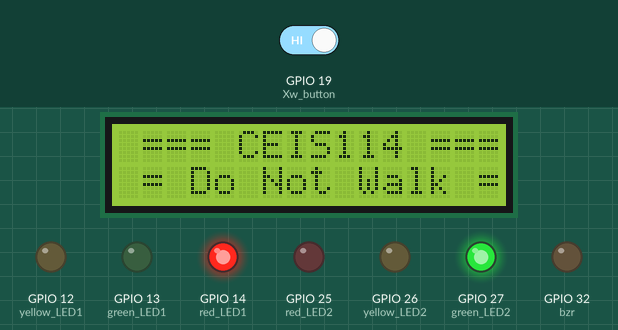
A sketch run on a simulated ESP32. On the bench: 16×2 character LCD, output pins drawn as LEDs (lit = HIGH). The test bench sets the inputs (shaded band); at power-on: GPIO 19 (Xw_button) HIGH. What the sketch prints to the serial monitor is not drawn.

Above: at 1.2 s.
1.3 s: GPIO 19 (Xw_button) driven LOW
At 7.0 s:
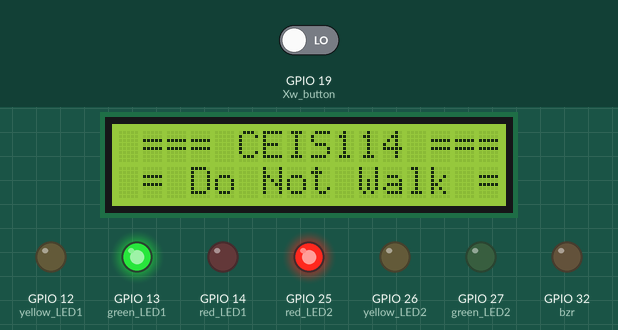
At 11.0 s:
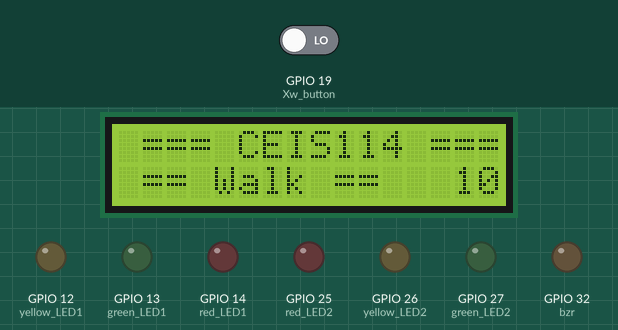
11.3 s: GPIO 19 (Xw_button) driven HIGH
At 25.6 s:
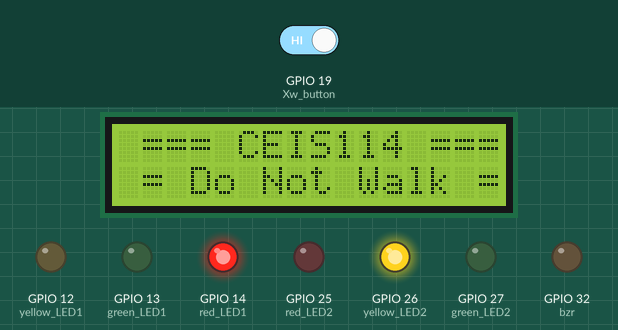
Timing chart, 0 to 28.9 s (numbered marks = the images above; inputs shaded):
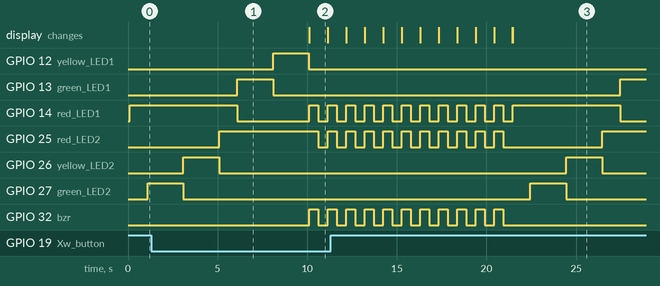

Measured:
- after the input at 1.3 s, GPIO 32 (bzr): LOW → HIGH after 8.8 s, → LOW 0.50 s later, → HIGH 0.53 s later; the display: changes after 8.8 s (image 2)
- after the input at 11.3 s, GPIO 13 (green_LED1): LOW → HIGH after 16.2 s; GPIO 26 (yellow_LED2): LOW → HIGH after 13.2 s, → LOW 2.0 s later; GPIO 27 (green_LED2): LOW → HIGH after 11.2 s, → LOW 2.0 s later; GPIO 32 (bzr): goes on until 20.9 s, then stays LOW; the display: first differs from a run without the input after 10.2 s (image 3)
- what the display in image 2 shows lasts 1.1 s, from 10.1 s to 11.2 s

The sketch:

Adruino_Mod6.ino
```cpp
#include <LiquidCrystal_I2C.h>

// === Faith Burnett ====
// Module #6 project
#include <Wire.h>  //lcd
#include <LiquidCrystal_I2C.h> //lcd
LiquidCrystal_I2C lcd(0x27,16,2); //set the LCD address to 0x3F for a 16 chars and 2-line display
// if it does not work then try 0x3F, if both addresses do not work then run the scan code below

const int bzr=32;      // GPIO32 to connect the Buzzer
//==================== LCD ====================
const int red_LED1  = 14;   // The red LED1 is wired to ESP32 board pin GPIO14
const int yellow_LED1  =12;   // The yellow LED1 is wired to ESP32 board pin GPIO12
const int green_LED1 = 13; // The green LED1 is wired to ESP32 board pin GPIO13
const int red_LED2  = 25;   // The red LED2 is wired to Mega board pin GPIO25
const int yellow_LED2  = 26;   // The yellow LED2 is wired to Mega board pin GPIO 26
const int green_LED2 = 27; // The green LED2 is wired to Mega board pin GPIO 27

int Xw_value;
const int Xw_button = 19; //Cross Walk button

void setup() {
  Serial.begin(115200);
pinMode(Xw_button, INPUT_PULLUP); // 0=pressed, 1 = unpressed button

lcd.init(); // initialize the lcd
lcd.backlight();
lcd.setCursor(0,0); // column#4 and Row #1
lcd.print(" === CEIS114 ===");
  pinMode(bzr,OUTPUT);

pinMode(red_LED1, OUTPUT);  // initialize digital pin 14 (Red LED1) as an output.
 pinMode(yellow_LED1, OUTPUT);  // initialize digital pin12 (yellow LED1) as an output.
 pinMode(green_LED1, OUTPUT);    // initialize digital pin 13 (green LED1) as an output.

 pinMode(red_LED2, OUTPUT);  // initialize digital pin 25(Red LED2) as an output.
 pinMode(yellow_LED2, OUTPUT); // initialize digital pin 26 (yellow LED2) as an output.
 pinMode(green_LED2, OUTPUT); // initialize digital pin 27 (green LED2) as an output.

}

// the loop function runs over and over again forever
void loop() {

 // read the cross walk button value:
  Xw_value=digitalRead(Xw_button);

  if (Xw_value == 0 ){ // if crosswalk button (X-button) pressed
  digitalWrite(yellow_LED1 , LOW);        //  This should turn off the YELLOW LED1
  digitalWrite(green_LED1, LOW);        //  This should turn off the GREEN LED1
  digitalWrite(yellow_LED2 , LOW);  //  This should turn off the YELLOW LED2
  digitalWrite(green_LED2, LOW);   //  This should turn off the GREEN LED2
 for (int i=10; i>= 0; i--){
Serial.print(" Count =  ");
Serial.print(i);
Serial.println("  == Walk ==  ");
   lcd.setCursor(0,1); // set the cursor to column 1, line 2
//   lcd.clear();   // clears the display to print new message
   lcd.print("                ");
   lcd.setCursor(0,1); // set the cursor to column 1, line 2
   lcd.print(" == Walk ==   "); //   Walk     characters to the LCD.
   lcd.print(i); // Print the count to the LCD

  digitalWrite(red_LED1, HIGH);      // This should turn on the RED LED1
  digitalWrite(red_LED2, HIGH);         // This should turn on the RED LED2
  digitalWrite(bzr, HIGH);
delay(500);
  digitalWrite(red_LED1, LOW);      // This should turn off the RED LED1
  digitalWrite(red_LED2, LOW);         // This should turn off the RED LED2
  digitalWrite(bzr, LOW);
delay(500);
 } // End of counter
 // clears the display to print new message
 // ===== lcd.clear();
    lcd.setCursor(0,1); // set the cursor to column 1, line 2
   lcd.print("                ");
   } //

   else  // No Emergency ===
   {
  lcd.setCursor(0,1); // set the cursor to column 1, line 2
  lcd.print(" = Do Not Walk ="); // Do Not Walk characters to the LCD.

  Serial.println("  == Do Not Walk ==  ");
  // The next three lines of code turn on the red LED1
  digitalWrite(red_LED1, HIGH);      // This should turn on the RED LED1
  digitalWrite(yellow_LED1 , LOW);        //  This should turn off the YELLOW LED1
  digitalWrite(green_LED1, LOW);        //  This should turn off the GREEN LED1

delay(1000);  //Extended time for Red light#1 before the Green of the other side turns ON

  // The next three lines of code turn on the red LED2
  digitalWrite(red_LED2, LOW);         // This should turn off the RED LED2
  digitalWrite(yellow_LED2 , LOW);  //  This should turn off the YELLOW LED2
  digitalWrite(green_LED2, HIGH);   //  This should turn on the GREEN LED2

  delay(2000);                      // wait for 1 second

  // The next three lines of code turn on the red LED1
  digitalWrite(red_LED1, HIGH);      // This should turn on the RED LED1
  digitalWrite(yellow_LED1 , LOW);        //  This should turn off the YELLOW LED1
  digitalWrite(green_LED1, LOW);        //  This should turn off the GREEN LED1

// The next three lines of code turn on the red LED2
  digitalWrite(red_LED2, LOW);         // This should turn on the RED LED2
  digitalWrite(yellow_LED2 , HIGH);  //  This should turn off the YELLOW LED2
  digitalWrite(green_LED2, LOW);   //  This should turn off the GREEN LED2
  delay(2000);                     // wait for 1 second


// The next three lines of code turn on the red LED2
  digitalWrite(red_LED2, HIGH);         // This should turn on the RED LED2
  digitalWrite(yellow_LED2 , LOW);  //  This should turn off the YELLOW LED2
  digitalWrite(green_LED2, LOW);   //  This should turn off the GREEN LED2

  delay(1000); //Extended time for Red light#2 before the Green of the other side turns ON

// The next three lines of code turn on the yellow  LED1
   digitalWrite(red_LED1, LOW);      // This should turn off the RED LED1
  digitalWrite(yellow_LED1 , LOW);        //  This should turn off the YELLOW LED1
  digitalWrite(green_LED1, HIGH);        //  This should turn off the GREEN LED1

  delay(2000);                      // wait for 1 second

// The next three lines of code turn on the yellow  LED1
  digitalWrite(red_LED1, LOW);      // This should turn off the RED LED1
  digitalWrite(yellow_LED1 , HIGH);        //  This should turn on the YELLOW LED1
  digitalWrite(green_LED1, LOW);        //  This should turn off the GREEN LED1

// The next three lines of code turn on the red LED2
  digitalWrite(red_LED2, HIGH);         // This should turn on the RED LED2
  digitalWrite(yellow_LED2 , LOW);  //  This should turn off the YELLOW LED2
  digitalWrite(green_LED2, LOW);   //  This should turn off the GREEN LED2
  delay(2000);                      // wait for 1 second
   }// Emergency Button closing ============
}
```
